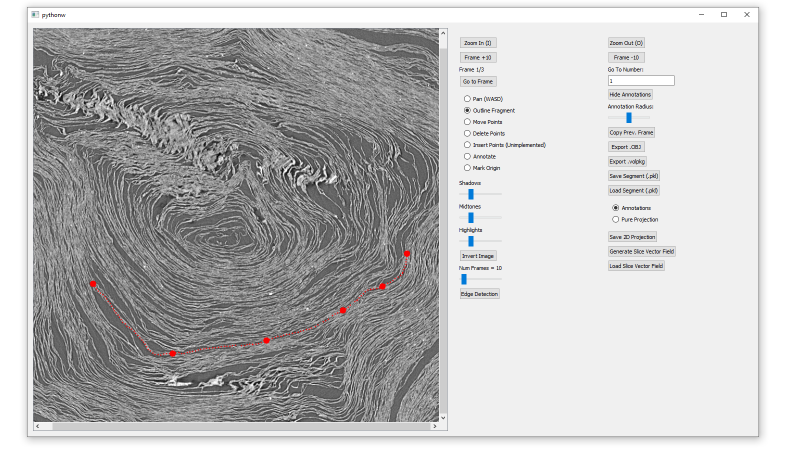
#> input picture example_traces/VA_stream_line_crowded1_image.png, 1572 x 908 px (shown at 1/2 size); its folder holds only this picture in this run
$ python -i EdgeFinder.py   (imports and definitions only)
#> lines starting #> are read from the running program, lines starting #| are printed output that depends on the picture; after the words box and inside, x2 and y2 are one past the last pixel; in counts of white or black regions, pixels touching at a corner belong together
#> further down, picture is the input picture: shape (908, 1572, 3); mean B, G, R 188, 187.8, 188
import cv2
import numpy as np
from main_app.helpers import Point

def find_and_discard_small_edges(image, min_edge_length=100):
#> called with min_edge_length = 100
	imNoZeros = image[image != 0]
	mu = np.mean(imNoZeros)
#> mu = 188.3
	sigma = np.std(imNoZeros)
#> sigma = 62.59

	image= np.where(image > mu, 255, 0)
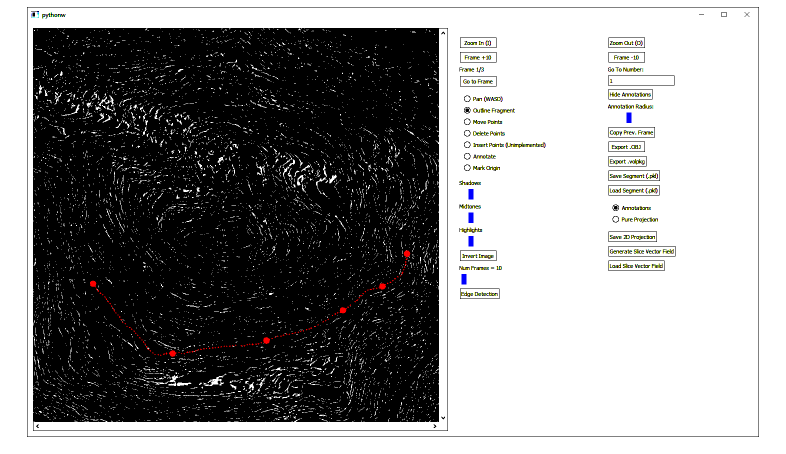
#> image: shape (908, 1572, 3) int64 (shown at 1/2 size); mean of channels 0, 1, 2 141.9, 142.2, 142.4; drawn as B, G, R
	image = np.array(image, dtype=np.uint8)
	# Apply Gaussian blur to reduce noise
	image = cv2.GaussianBlur(image, (3, 3), 0)

	# Apply Canny edge detection
	edges = cv2.Canny(image, mu, mu+sigma)
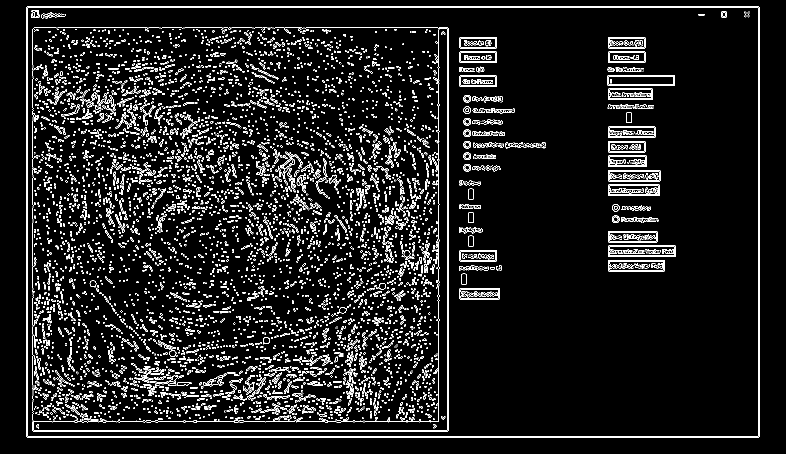
#> edges: shape (908, 1572) (shown at 1/2 size); 7.3% white in thin lines or dots, all inside (x1, y1, x2, y2) = (53, 13, 1519, 875)

	# # Find contours from the edges
	contours, _ = cv2.findContours(edges, cv2.RETR_EXTERNAL, cv2.CHAIN_APPROX_SIMPLE)
#> contours = 1 item

	# # Filter contours by length
	filtered_contours = [contour for contour in contours if cv2.arcLength(contour, True) > min_edge_length]
#> filtered_contours = 1 item

	# # Create a black image to draw filtered contours
	result_image = np.zeros_like(image)

	# # Draw the filtered contours on the result image
	cv2.drawContours(result_image, filtered_contours, -1, (255, 255, 255), 1)
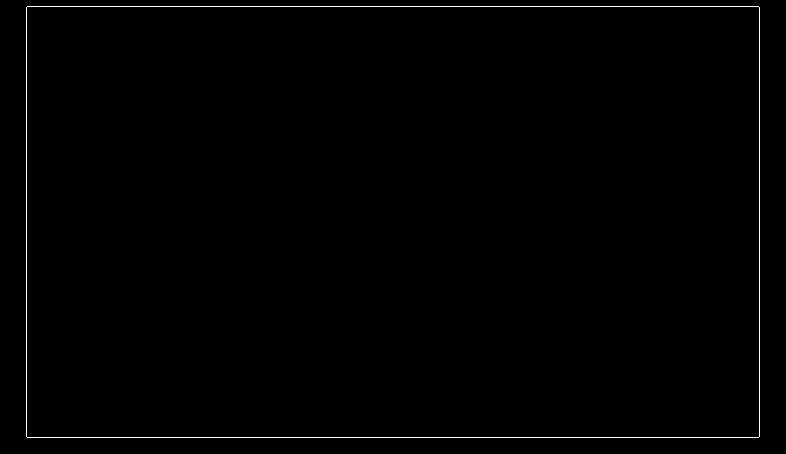
#> result_image: shape (908, 1572, 3) (shown at 1/2 size); 0.33% white in thin lines or dots, all inside (x1, y1, x2, y2) = (53, 13, 1519, 875)

	return result_image


# [86 lines left out: function findEdges, not called in this run]

>>> import cv2
>>> picture = cv2.imread('../../../example_traces/VA_stream_line_crowded1_image.png')
>>> result = find_and_discard_small_edges(picture)

$ run again, on example_traces/VA_stream_line_crowded2_image.png
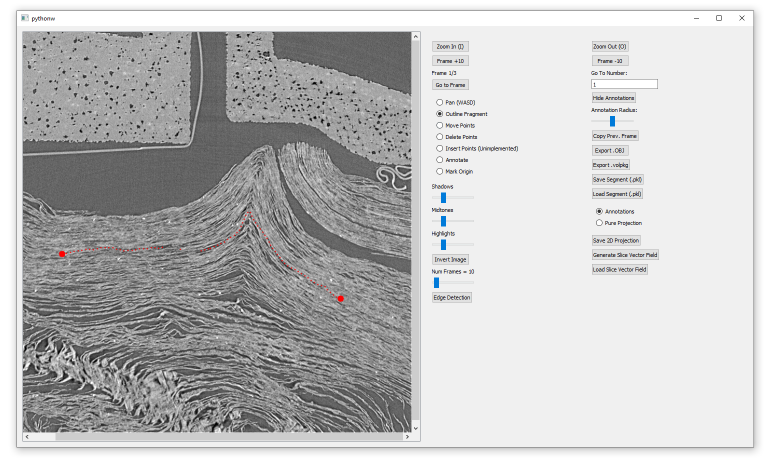
#> input picture example_traces/VA_stream_line_crowded2_image.png, 1562 x 935 px (shown at 1/2 size)
#> picture is the input picture: shape (935, 1562, 3); mean B, G, R 193.1, 193, 193
#> mu = 193.4
#> sigma = 59.21
#> in find_and_discard_small_edges, `edges = cv2.Canny(image, mu, mu+sigma)`:
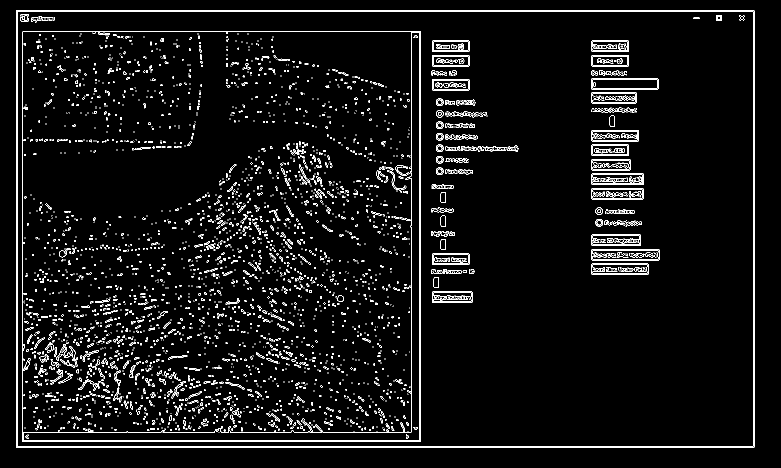
#> edges: shape (935, 1562) (shown at 1/2 size); 4.4% white in thin lines or dots, all inside (x1, y1, x2, y2) = (32, 20, 1509, 896)
#> contours = 1 item
#> in find_and_discard_small_edges, `cv2.drawContours(result_image, filtered_contours, -1, (255, 255, 255),..`:
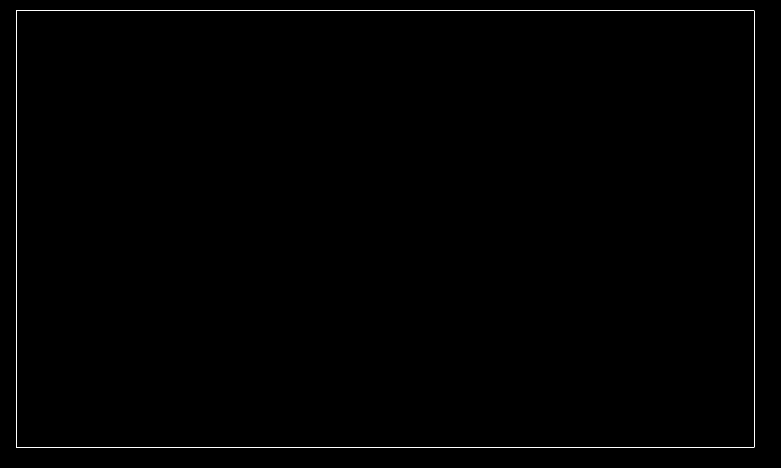
#> result_image: shape (935, 1562, 3) (shown at 1/2 size); 0.32% white in thin lines or dots, all inside (x1, y1, x2, y2) = (32, 20, 1509, 896)
